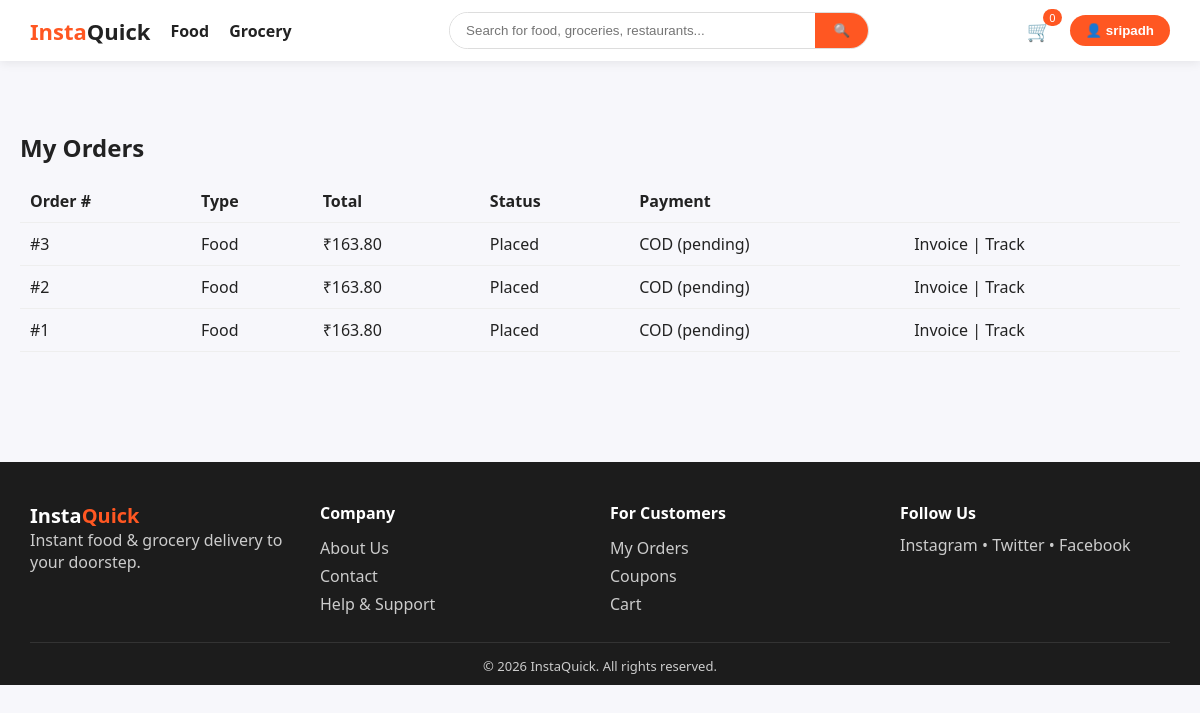
Page /accounts/orders/ (signed in) on the committed database.
### orders/models.py (models this page shows, shortened)
class Order(models.Model):
    customer = models.ForeignKey(User, on_delete=models.CASCADE, related_name="orders")
    order_type = models.CharField(max_length=10, choices=CART_TYPES)
    delivery_address = models.CharField(max_length=255)
    delivery_latitude = models.DecimalField(max_digits=9, decimal_places=6, null=True, blank=True)
    delivery_longitude = models.DecimalField(max_digits=9, decimal_places=6, null=True, blank=True)
    coupon = models.ForeignKey(Coupon, on_delete=models.SET_NULL, null=True, blank=True)
    subtotal = models.DecimalField(max_digits=10, decimal_places=2)
    discount = models.DecimalField(max_digits=10, decimal_places=2, default=0)
    delivery_fee = models.DecimalField(max_digits=6, decimal_places=2, default=25)
    total = models.DecimalField(max_digits=10, decimal_places=2)
    payment_method = models.CharField(max_length=10, choices=PAYMENT_METHODS)
    payment_status = models.CharField(max_length=20, default="pending")  # pending/paid
    transaction_id = models.CharField(max_length=100, blank=True)
    status = models.CharField(max_length=20, choices=ORDER_STATUS, default="placed")
    created_at = models.DateTimeField(auto_now_add=True)

### accounts/views.py (the view)
# urls.py: path("orders/", views.orders_view, name="orders"),
@login_required
def orders_view(request):
    orders = Order.objects.filter(customer=request.user).order_by("-created_at")
    return render(request, "accounts/orders.html", {"orders": orders})

### orders/context_processors.py (called while the page is built)
def google_maps_key(request):
    return {"GOOGLE_MAPS_API_KEY": settings.GOOGLE_MAPS_API_KEY}

def cart_summary(request):
    food_count = 0
    grocery_count = 0
    if request.user.is_authenticated:
        food_cart = Cart.objects.filter(user=request.user, cart_type="food").first()
        grocery_cart = Cart.objects.filter(user=request.user, cart_type="grocery").first()
        if food_cart:
            food_count = sum(i.quantity for i in food_cart.items.all())
        if grocery_cart:
            grocery_count = sum(i.quantity for i in grocery_cart.items.all())
    return {"food_cart_count": food_count, "grocery_cart_count": grocery_count}

### templates/accounts/orders.html
{% extends "base.html" %}
{% block content %}
<div class="section">
    <h2>My Orders</h2>
    <table class="data-table">
        <tr><th>Order #</th><th>Type</th><th>Total</th><th>Status</th><th>Payment</th><th></th></tr>
        {% for order in orders %}
        <tr>
            <td>#{{ order.id }}</td><td>{{ order.get_order_type_display }}</td>
            <td>₹{{ order.total }}</td><td>{{ order.get_status_display }}</td>
            <td>{{ order.payment_method }} ({{ order.payment_status }})</td>
            <td>
                <a href="{% url 'orders:invoice' order.id %}">Invoice</a> |
                <a href="{% url 'orders:track_delivery' order.id %}">Track</a>
            </td>
        </tr>
        {% empty %}<tr><td colspan="6">No orders yet.</td></tr>{% endfor %}
    </table>
</div>
{% endblock %}

### templates/base.html (shortened to what this page needs)
{% load static %}
<!DOCTYPE html>
<html lang="en">
<head>
    <link rel="stylesheet" href="{% static 'css/style.css' %}">
</head>
<body>
    {% include "includes/navbar.html" %}
    <main class="main-content">
        {% block content %}{% endblock %}
    </main>
    {% include "includes/footer.html" %}
</body>
</html>

### templates/includes/navbar.html (shortened to what this page needs)
{% load static %}
<header class="navbar">
    <div class="navbar-left">
        <a href="{% url 'home' %}" class="logo">Insta<span>Quick</span></a>
        <a href="{% url 'food:list' %}" class="nav-link">Food</a>
        <a href="{% url 'grocery:list' %}" class="nav-link">Grocery</a>
    </div>
    <form class="navbar-search" action="{% url 'home' %}" method="get">
        <input type="text" name="q" placeholder="Search for food, groceries, restaurants..." value="{{ query|default:'' }}">
        <button type="submit">🔍</button>
    </form>
    <div class="navbar-right">
        <a href="{% url 'orders:cart' %}" class="cart-icon">
            🛒 <span class="badge">{{ food_cart_count|add:grocery_cart_count }}</span>
        </a>
        {% if user.is_authenticated %}
            <div class="profile-dropdown">
                <button class="profile-btn" onclick="toggleProfileMenu()">👤 {{ user.username }}</button>
            </div>
        {% else %}
            <a href="{% url 'accounts:login' %}" class="login-btn">👤 Login</a>
        {% endif %}
    </div>
</header>

### templates/includes/footer.html
<footer class="footer">
    <div class="footer-grid">
        <div>
            <h3>Insta<span>Quick</span></h3>
            <p>Instant food & grocery delivery to your doorstep.</p>
        </div>
        <div>
            <h4>Company</h4>
            <a href="#">About Us</a>
            <a href="{% url 'accounts:contact' %}">Contact</a>
            <a href="{% url 'accounts:help' %}">Help & Support</a>
        </div>
        <div>
            <h4>For Customers</h4>
            <a href="{% url 'accounts:orders' %}">My Orders</a>
            <a href="{% url 'accounts:coupons' %}">Coupons</a>
            <a href="{% url 'orders:cart' %}">Cart</a>
        </div>
        <div>
            <h4>Follow Us</h4>
            <p>Instagram &bull; Twitter &bull; Facebook</p>
        </div>
    </div>
    <p class="footer-bottom">&copy; 2026 InstaQuick. All rights reserved.</p>
</footer>

### static/css/style.css (style rules this page uses)
:root { --primary: #ff5722; --primary-dark: #e64a19; --veg: #2e7d32; --nonveg: #c62828; --bg: #f7f7fb; --text: #222; --muted: #777; --radius: 12px; --shadow: 0 2px 10px rgba(0,0,0,0.08); }
* { box-sizing: border-box; margin: 0; padding: 0; }
body { font-family: 'Segoe UI', Roboto, Arial, sans-serif; background: var(--bg); color: var(--text); }
a { text-decoration: none; color: inherit; }
.navbar { display: flex; align-items: center; justify-content: space-between; padding: 12px 30px; background: #fff; box-shadow: var(--shadow); position: sticky; top: 0; z-index: 100; }
.navbar-left { display: flex; align-items: center; gap: 20px; }
.logo { font-size: 22px; font-weight: 800; color: var(--primary); }
.logo span { color: var(--text); }
.nav-link { font-weight: 600; color: var(--text); }
.navbar-search { display: flex; flex: 1; max-width: 420px; margin: 0 20px; border: 1px solid #ddd; border-radius: 30px; overflow: hidden; }
.navbar-search input { flex: 1; border: none; padding: 10px 16px; outline: none; }
.navbar-search button { border: none; background: var(--primary); color: #fff; padding: 0 18px; cursor: pointer; }
.navbar-right { display: flex; align-items: center; gap: 18px; position: relative; }
.cart-icon { position: relative; font-size: 20px; }
.cart-icon .badge { position: absolute; top: -8px; right: -10px; background: var(--primary); color: #fff; font-size: 11px; padding: 1px 6px; border-radius: 10px; }
.login-btn, .profile-btn { background: var(--primary); color: #fff; padding: 8px 16px; border-radius: 20px; border: none; cursor: pointer; font-weight: 600; }
.profile-dropdown { position: relative; }
.main-content { max-width: 1200px; margin: 0 auto; padding: 20px; }
.section { margin: 40px 0; }
.data-table { width: 100%; border-collapse: collapse; margin: 16px 0; }
.data-table th, .data-table td { text-align: left; padding: 10px; border-bottom: 1px solid #eee; }
.footer { background: #1c1c1c; color: #ccc; padding: 40px 30px 10px; margin-top: 50px; }
.footer-grid { display: grid; grid-template-columns: repeat(auto-fit, minmax(180px, 1fr)); gap: 20px; max-width: 1200px; margin: 0 auto; }
.footer h3 { color: #fff; font-size: 20px; }
.footer h3 span { color: var(--primary); }
.footer h4 { color: #fff; margin-bottom: 10px; }
.footer a { display: block; color: #ccc; padding: 3px 0; }
.footer-bottom { text-align: center; margin-top: 24px; padding-top: 14px; border-top: 1px solid #333; font-size: 13px; }

### rows in the picture
Order: id "3", order_type "Food", total "163.80", status "Placed", payment_method "COD", payment_status "pending"
Order: id "2", order_type "Food", total "163.80", status "Placed", payment_method "COD", payment_status "pending"
Order: id "1", order_type "Food", total "163.80", status "Placed", payment_method "COD", payment_status "pending"

### other values in the picture
{{ food_cart_count|add:grocery_cart_count }} "0"
{{ user.username }} "sripadh"
